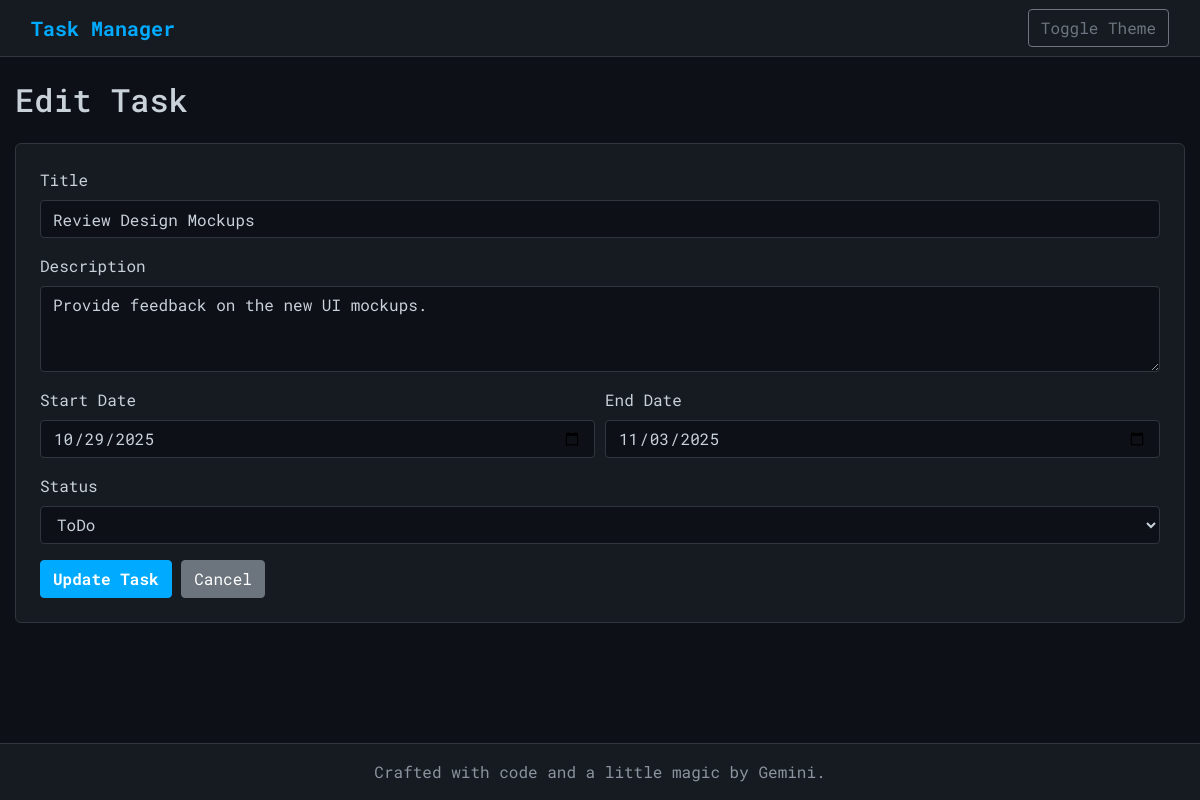
The page /edit/3 on the database its author committed.
### tables this page shows
CREATE TABLE tasks (
            id INTEGER PRIMARY KEY AUTOINCREMENT,
            title TEXT NOT NULL,
            description TEXT,
            start_date TEXT,
            end_date TEXT,
            status TEXT
        );

### app.py (the view, shortened to what this page needs)
@app.route('/edit/<int:task_id>', methods=['GET', 'POST'])
def edit_task(task_id):
    db = get_db()
    task = db.execute('SELECT * FROM tasks WHERE id = ?', (task_id,)).fetchone()
    if not task:
        abort(404)
    return render_template('edit.html', task=task, task_statuses=app.config['TASK_STATUSES'])

### app.py (called while the page is built)
def get_db():
    db = getattr(g, '_database', None)
    if db is None:
        db = g._database = sqlite3.connect(app.config['DATABASE'])
        db.row_factory = sqlite3.Row
    return db

@app.teardown_appcontext
def close_connection(exception):
    db = getattr(g, '_database', None)
    if db is not None:
        db.close()

### templates/edit.html (shortened to what this page needs)
{% extends "base.html" %}
{% block content %}
    <h1 class="mb-4 h2">Edit Task</h1>
    <div class="card p-4">
        <form action="/edit/{{ task.id }}" method="post">
            <div class="form-group"><label for="title">Title</label><input type="text" class="form-control" id="title" name="title" value="{{ task.title }}" required></div>
            <div class="form-group"><label for="description">Description</label><textarea class="form-control" id="description" name="description" rows="3" required>{{ task.description }}</textarea></div>
            <div class="form-row">
                <div class="form-group col-md-6"><label for="start_date">Start Date</label><input type="date" class="form-control" id="start_date" name="start_date" value="{{ task.start_date }}" required></div>
                <div class="form-group col-md-6"><label for="end_date">End Date</label><input type="date" class="form-control" id="end_date" name="end_date" value="{{ task.end_date }}" required></div>
            </div>
            <div class="form-group"><label for="status">Status</label><select class="form-control" id="status" name="status"><option value="ToDo" {% if task.status == 'ToDo' %}selected{% endif %}>ToDo</option></select></div>
            <button type="submit" class="btn btn-primary">Update Task</button>
            <a href="/" class="btn btn-secondary">Cancel</a>
        </form>
    </div>
{% endblock %}

### static/css/style.css (style rules this page uses)
:root { --primary-color: #00aaff; --background-color: #0d1117; --card-background: #161b22; --border-color: #30363d; --text-color: #c9d1d9; --text-muted-color: #8b949e; }
body { background-color: var(--background-color); color: var(--text-color); font-family: 'Roboto Mono', monospace; display: flex; flex-direction: column; min-height: 100vh; }
.card { background-color: var(--card-background); border: 1px solid var(--border-color); border-radius: 6px; }
.btn-primary { background-color: var(--primary-color); border-color: var(--primary-color); font-weight: 700; }
.form-control { background-color: var(--background-color); border-color: var(--border-color); color: var(--text-color); }

### rows shown on the page
tasks: title "Review Design Mockups", description "Provide feedback on the new UI mockups.", start_date "10/29/2025", end_date "11/03/2025", status "ToDo"
